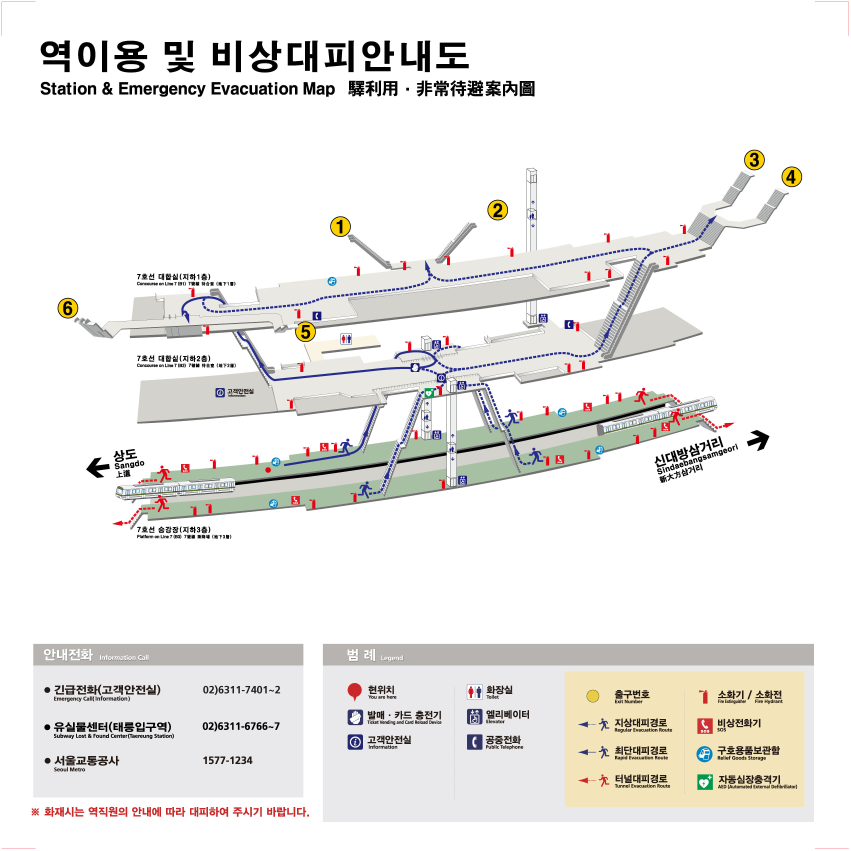
#> input picture station_indoor_map/station_image/7/장승배기.jpg, 3402 x 3402 px (shown at 1/4 size)
$ python image_check.py --image '7/장승배기.jpg'
#> lines starting #> are read from the running program, lines starting #| are printed output that depends on the picture
import argparse
import ctypes
import json
import sys
from datetime import datetime
from pathlib import Path

import cv2
import numpy as np


NODE_KIND_SHORTCUTS = {
    "1": "hall",
    "2": "stairs_start",
    "3": "stairs_end",
    "4": "elevator",
    "5": "platform",
    "6": "entrance_connection",
    "7": "information",
}

FLOOR_SHORTCUTS = {
    "1": "ground",
    "2": "B1",
    "3": "B2",
    "4": "B3",
    "5": "B4",
}

COLORS = {
    "entrance_connection": (30, 170, 60),
    "hall": (30, 90, 220),
    "stairs_start": (20, 120, 220),
    "stairs_end": (20, 80, 180),
    "elevator": (180, 80, 30),
    "platform": (170, 40, 150),
    "information": (80, 80, 80),
}


def read_image(path: Path):
    img_array = np.fromfile(str(path), np.uint8)
    img = cv2.imdecode(img_array, cv2.IMREAD_COLOR)
    if img is None:
        raise FileNotFoundError(f"이미지를 읽을 수 없습니다: {path}")
    return img


def infer_line_and_station(image_path: Path):
    line_no = image_path.parent.name
    station_name = image_path.stem
    return line_no, station_name


def default_output_path(image_path: Path, output_dir: Path) -> Path:
    line_no, station_name = infer_line_and_station(image_path)
    return output_dir / f"{line_no}_{station_name}.json"


# [4 lines left out: function is_key_down_windows, not called in this run]


def point_xy(point):
    return point["image_xy"]


# [120 lines left out: functions make_annotation, save_annotation, nearest_point_index, point_to_segment_distance_sq, nearest_edge_index, remove_point_and_edges, not called in this run]


MIN_ZOOM = 1.0
MAX_ZOOM = 12.0
ZOOM_FACTOR = 1.25


# [4 lines left out: function clamp_view_origin, not called in this run]


def view_size(display_w, display_h, scale):
    return display_w / scale, display_h / scale


# [6 lines left out: function mouse_wheel_delta, not called in this run]


def render_view(img, display_w, display_h, scale, origin_x, origin_y):
    image_h, image_w = img.shape[:2]
    crop_w, crop_h = view_size(display_w, display_h, scale)
    end_x = min(int(np.ceil(origin_x + crop_w)), image_w)
    end_y = min(int(np.ceil(origin_y + crop_h)), image_h)
    crop = img[int(origin_y):end_y, int(origin_x):end_x]
    interpolation = cv2.INTER_LINEAR if scale > 1.0 else cv2.INTER_AREA
    return cv2.resize(crop, (display_w, display_h), interpolation=interpolation)


def draw_overlay(
    display_img,
    points,
    edges,
    scale,
    origin_x=0.0,
    origin_y=0.0,
    edge_mode=False,
    delete_mode=False,
    selected_idx=None,
    current_kind="hall",
    current_floor=None,
    floor_shortcut_pending=False,
):
    canvas = display_img.copy()
    for from_idx, to_idx in edges:
        if from_idx >= len(points) or to_idx >= len(points):
            continue
        start_x, start_y = point_xy(points[from_idx])
        end_x, end_y = point_xy(points[to_idx])
        x1 = int((start_x - origin_x) * scale)
        y1 = int((start_y - origin_y) * scale)
        x2 = int((end_x - origin_x) * scale)
        y2 = int((end_y - origin_y) * scale)
        cv2.line(canvas, (x1, y1), (x2, y2), (255, 0, 0), 2, cv2.LINE_AA)

    for idx, point in enumerate(points, start=1):
        original_x, original_y = point_xy(point)
        x = int((original_x - origin_x) * scale)
        y = int((original_y - origin_y) * scale)
        color = COLORS.get(point["kind"], (0, 0, 255))
        cv2.circle(canvas, (x, y), 6, color, -1, cv2.LINE_AA)
        cv2.circle(canvas, (x, y), 8, (255, 255, 255), 1, cv2.LINE_AA)
        label = f"{idx}:{point['kind']}"
        if point.get("entrance_no"):
            label = f"{label} exit {point['entrance_no']}"
        cv2.putText(
            canvas,
            label,
            (x + 7, y - 7),
            cv2.FONT_HERSHEY_SIMPLEX,
            0.45,
            color,
            2,
            cv2.LINE_AA,
        )
    if delete_mode:
        mode_text = "DELETE MODE"
        click_text = "L-click:delete node/edge"
    elif edge_mode:
        mode_text = "EDGE MODE"
        click_text = "L-click:select"
    else:
        mode_text = "NODE MODE"
        click_text = "L-click:add"
    help_text = f"{mode_text}  {click_text}  +/-:zoom  arrows/IJKL:pan  0:reset  S:save"
    floor_text = current_floor or "-"
    select_text = "FLOOR HOTKEY: press 1-5" if floor_shortcut_pending else f"TYPE {current_kind}  FLOOR {floor_text}"
    cv2.rectangle(canvas, (10, 10), (960, 72), (255, 255, 255), -1)
    cv2.putText(
        canvas,
        help_text,
        (18, 33),
        cv2.FONT_HERSHEY_SIMPLEX,
        0.65,
        (20, 20, 20),
        2,
        cv2.LINE_AA,
    )
    cv2.putText(
        canvas,
        select_text,
        (18, 60),
        cv2.FONT_HERSHEY_SIMPLEX,
        0.58,
        COLORS.get(current_kind, (20, 20, 20)),
        2,
        cv2.LINE_AA,
    )
    if selected_idx is not None and selected_idx < len(points):
        selected_x, selected_y = point_xy(points[selected_idx])
        x = int((selected_x - origin_x) * scale)
        y = int((selected_y - origin_y) * scale)
        cv2.circle(canvas, (x, y), 11, (0, 255, 255), 3, cv2.LINE_AA)
    return canvas


def main():
    parser = argparse.ArgumentParser(description="Click image coordinates and save them as an annotation JSON.")
    parser.add_argument("--image", required=True, help="Image path to open, e.g. station_image/7/장승배기.jpg")
    parser.add_argument("--output-dir", default="annotations/clicked", help="Directory for auto-named annotation JSON.")
    parser.add_argument("--output", help="Optional explicit output JSON path.")
    parser.add_argument("--floor", help="Optional initial floor for clicked nodes, e.g. B2.")
    parser.add_argument("--max-width", type=int, default=1960)
    parser.add_argument("--max-height", type=int, default=1080)
    args = parser.parse_args()

    image_path = Path(args.image)
    output_path = Path(args.output) if args.output else default_output_path(image_path, Path(args.output_dir))

    img = read_image(image_path)
#> in read_image, img is the input picture: shape (3402, 3402, 3); mean B, G, R 232.5, 234.9, 236
    h, w = img.shape[:2]
#> h = 3402; w = 3402
    base_scale = min(args.max_width / w, args.max_height / h, 1.0)
#> base_scale = 0.317
    display_w = int(w * base_scale)
#> display_w = 1080
    display_h = int(h * base_scale)
#> display_h = 1080
    zoom = MIN_ZOOM
    origin_x = 0.0
    origin_y = 0.0

    points: list[dict] = []
    edges: list[tuple[int, int]] = []
    edge_mode = False
    delete_mode = False
    selected_idx = None
    current_kind = "hall"
    current_floor = args.floor
    floor_shortcut_pending = False
    window_name = f"image_check: {image_path.name}"

    def refresh():
        scale = base_scale * zoom
        display_img = render_view(img, display_w, display_h, scale, origin_x, origin_y)
        cv2.imshow(
            window_name,
            draw_overlay(
                display_img,
                points,
                edges,
                scale,
                origin_x,
                origin_y,
                edge_mode,
                delete_mode,
                selected_idx,
                current_kind,
                current_floor,
                floor_shortcut_pending,
            ),
        )

    # [156 lines left out: functions set_zoom, pan, reset_view, save_current, new_point, connect_last_two and 2 more, not called in this run]

    print(f"[IMAGE] {image_path}")
    print(f"[OUTPUT] {output_path}")
    print("[KEYS] left-click add node, hold e + left-click add and connect, e connect last two nodes, a toggle edge mode, d toggle delete mode, right-click/backspace undo, s save, c clear, q/esc quit")
    print("[TYPE] 1 hall, 2 stairs_start, 3 stairs_end, 4 elevator, 5 platform, 6 entrance_connection, 7 information")
    print("[FLOOR] press f then 1 ground, 2 B1, 3 B2, 4 B3, 5 B4")
    print("[VIEW] mouse wheel or +/- zoom, arrows/IJKL pan, 0 reset view")

    cv2.imshow(window_name, render_view(img, display_w, display_h, base_scale, origin_x, origin_y))
#> in render_view, `return cv2.resize(crop, (display_w, display_h), interpolation=interpol..`:
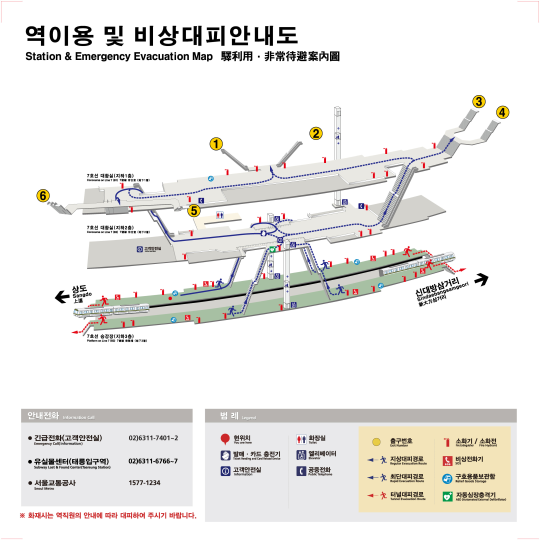
#> returned value: shape (1080, 1080, 3) (shown at 1/2 size); mean of channels 0, 1, 2 232.5, 234.9, 236.1; drawn as B, G, R
    cv2.setMouseCallback(window_name, mouse_callback)
    refresh()
#> in draw_overlay, `cv2.putText( canvas, select_text, (18, 60), cv2.FONT_HERSHEY_SIMPLEX, ..`:
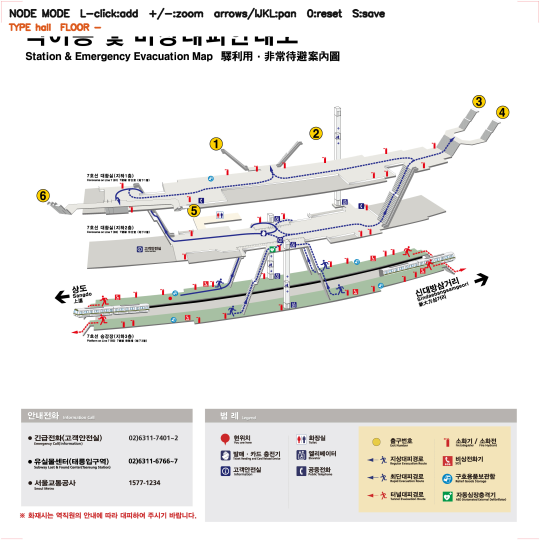
#> canvas: shape (1080, 1080, 3) (shown at 1/2 size); mean B, G, R 232.2, 234.7, 236

    while True:
        key = cv2.waitKeyEx(0)
#> (key q is pressed here)
#> key = 113
        key_char = chr(key) if 0 <= key < 256 else ""
#> key_char = 'q'
        if key in (ord("q"), 27):
            break
        if floor_shortcut_pending and key_char in FLOOR_SHORTCUTS:
            current_floor = FLOOR_SHORTCUTS[key_char]
            floor_shortcut_pending = False
            print(f"[FLOOR] {current_floor}")
            refresh()
            continue
        if floor_shortcut_pending:
            floor_shortcut_pending = False
            print("[FLOOR] selection canceled")
            refresh()
        if key in (ord("s"), ord("S")):
            save_current()
        elif key in (ord("a"), ord("A")):
            edge_mode = not edge_mode
            delete_mode = False
            selected_idx = None
            print(f"[MODE] {'edge' if edge_mode else 'node'}")
            refresh()
        elif key in (ord("d"), ord("D")):
            delete_mode = not delete_mode
            edge_mode = False
            selected_idx = None
            print(f"[MODE] {'delete' if delete_mode else 'node'}")
            refresh()
        elif key in (ord("e"), ord("E")):
            connect_last_two()
        elif key in (ord("c"), ord("C")):
            points.clear()
            edges.clear()
            selected_idx = None
            print("[CLEAR]")
            refresh()
        elif key in (8, 127) and points:
            removed_idx = len(points) - 1
            removed, _ = remove_point_and_edges(points, edges, removed_idx)
            if selected_idx == removed_idx:
                selected_idx = None
            removed_x, removed_y = point_xy(removed)
            print(f"[UNDO] kind={removed['kind']} x={removed_x}, y={removed_y}")
            refresh()
        elif key_char in NODE_KIND_SHORTCUTS:
            current_kind = NODE_KIND_SHORTCUTS[key_char]
            print(f"[TYPE] {current_kind}")
            refresh()
        elif key in (ord("f"), ord("F")):
            floor_shortcut_pending = True
            print("[FLOOR] press 1 ground, 2 B1, 3 B2, 4 B3, or 5 B4")
            refresh()
        elif key in (ord("+"), ord("=")):
            set_zoom(zoom * ZOOM_FACTOR)
        elif key in (ord("-"), ord("_")):
            set_zoom(zoom / ZOOM_FACTOR)
        elif key in (ord("0"),):
            reset_view()
        elif key in (ord("i"), ord("I"), 2490368):
            pan(0, -view_size(display_w, display_h, base_scale * zoom)[1] * 0.15)
        elif key in (ord("k"), ord("K"), 2621440):
            pan(0, view_size(display_w, display_h, base_scale * zoom)[1] * 0.15)
        elif key in (ord("j"), ord("J"), 2424832):
            pan(-view_size(display_w, display_h, base_scale * zoom)[0] * 0.15, 0)
        elif key in (ord("l"), ord("L"), 2555904):
            pan(view_size(display_w, display_h, base_scale * zoom)[0] * 0.15, 0)

    cv2.destroyAllWindows()


if __name__ == "__main__":
    main()

$ run again, with station_indoor_map/station_image/7/가산디지털단지.jpg copied over station_indoor_map/station_image/7/장승배기.jpg
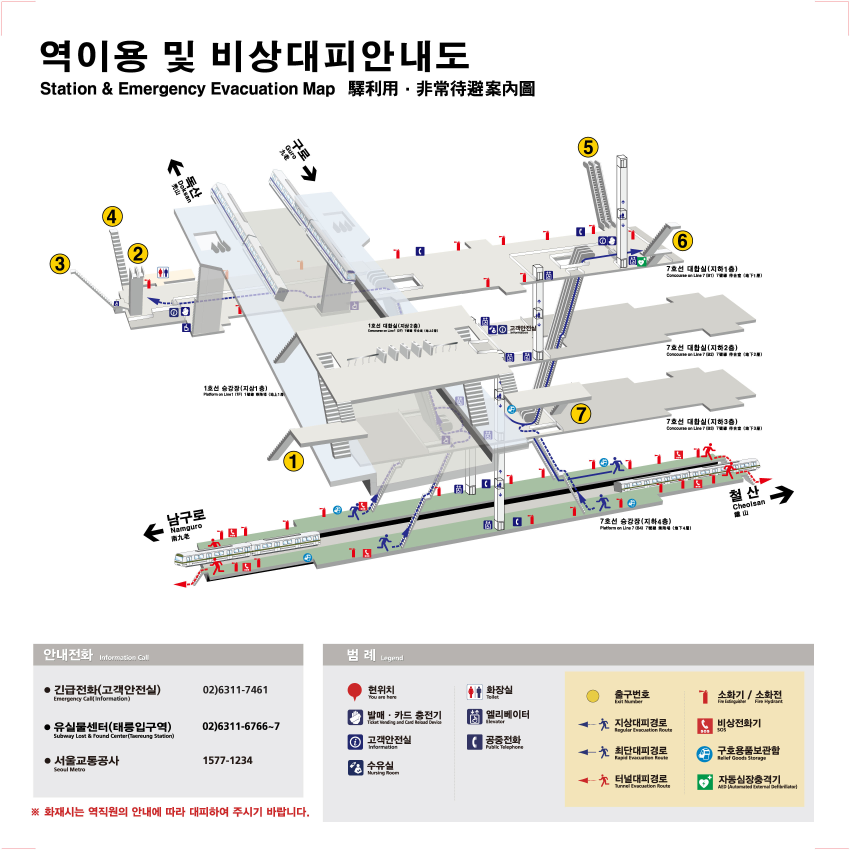
#> input picture station_indoor_map/station_image/7/가산디지털단지.jpg, 3402 x 3402 px (shown at 1/4 size)
#> in read_image, img is the input picture: shape (3402, 3402, 3); mean B, G, R 230.2, 232.5, 233.6
#> in render_view, `return cv2.resize(crop, (display_w, display_h), interpolation=interpol..`:
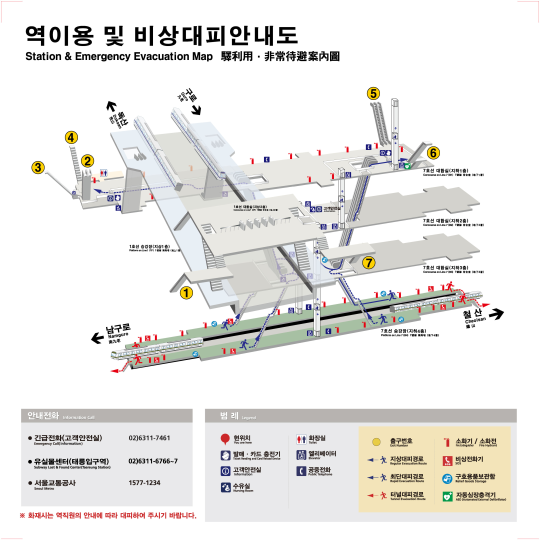
#> returned value: shape (1080, 1080, 3) (shown at 1/2 size); mean of channels 0, 1, 2 230.2, 232.5, 233.6; drawn as B, G, R
#> in draw_overlay, `cv2.putText( canvas, select_text, (18, 60), cv2.FONT_HERSHEY_SIMPLEX, ..`:
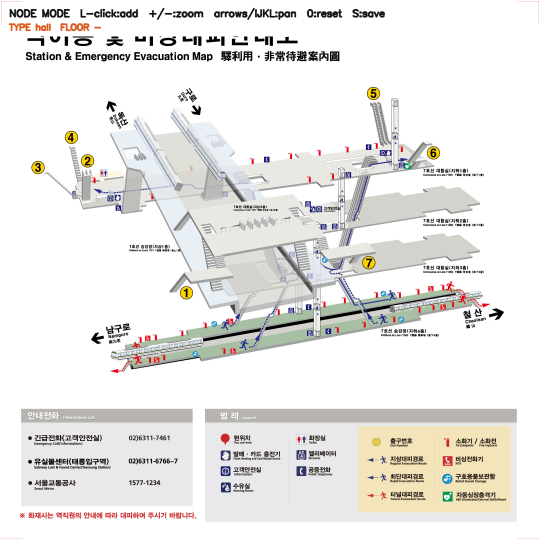
#> canvas: shape (1080, 1080, 3) (shown at 1/2 size); mean B, G, R 229.9, 232.3, 233.5
#> key = 113
#> key_char = 'q'

$ run again, with station_indoor_map/station_image/7/건대입구.jpg copied over station_indoor_map/station_image/7/장승배기.jpg
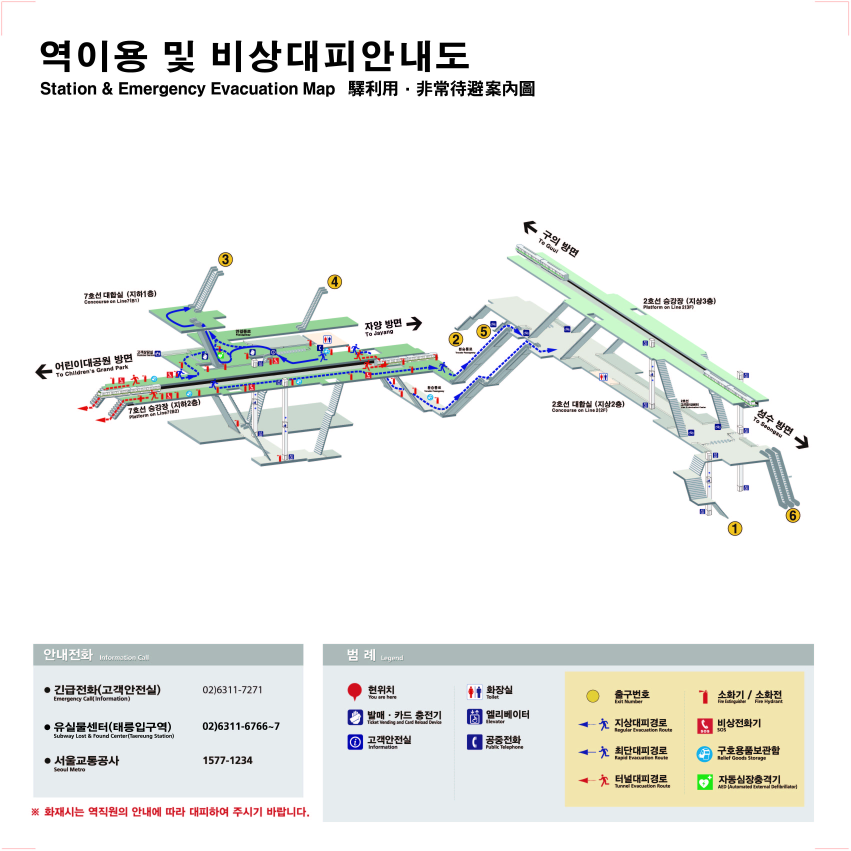
#> input picture station_indoor_map/station_image/7/건대입구.jpg, 3402 x 3402 px (shown at 1/4 size)
#> in read_image, img is the input picture: shape (3402, 3402, 3); mean B, G, R 236.4, 238.8, 237.7
#> in render_view, `return cv2.resize(crop, (display_w, display_h), interpolation=interpol..`:
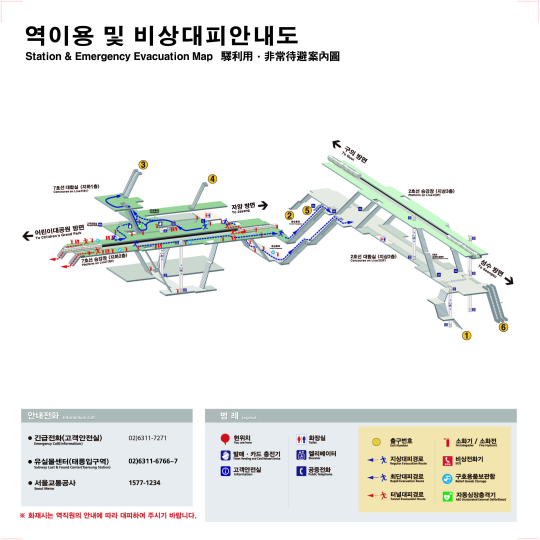
#> returned value: shape (1080, 1080, 3) (shown at 1/2 size); mean of channels 0, 1, 2 236.4, 238.8, 237.7; drawn as B, G, R
#> in draw_overlay, `cv2.putText( canvas, select_text, (18, 60), cv2.FONT_HERSHEY_SIMPLEX, ..`:
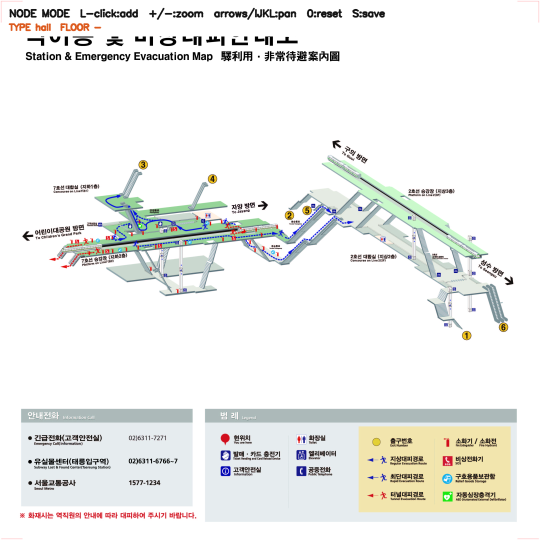
#> canvas: shape (1080, 1080, 3) (shown at 1/2 size); mean B, G, R 236.1, 238.6, 237.6
#> key = 113
#> key_char = 'q'

$ run again, with station_indoor_map/station_image/7/고속터미널.jpg copied over station_indoor_map/station_image/7/장승배기.jpg
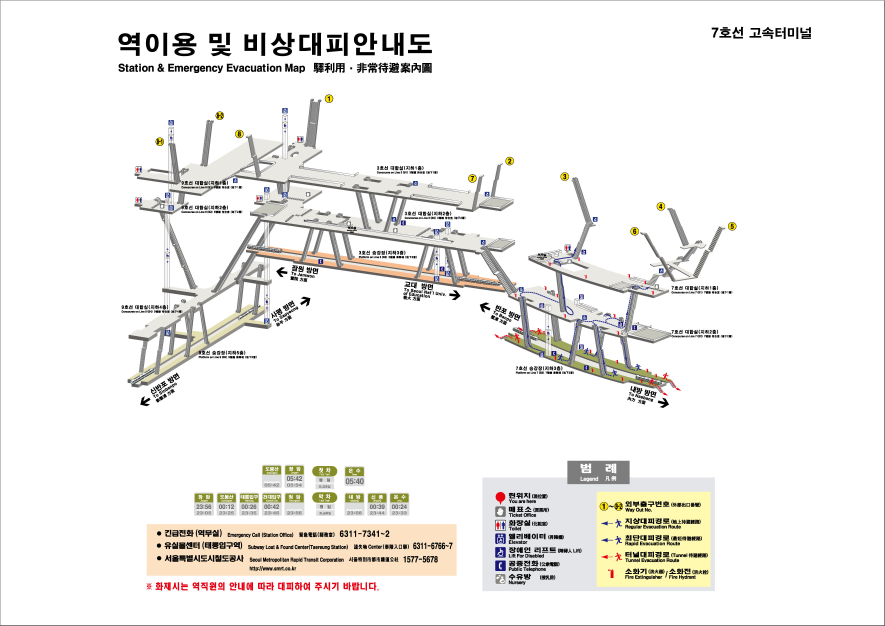
#> input picture station_indoor_map/station_image/7/고속터미널.jpg, 3538 x 2502 px (shown at 1/4 size)
#> in read_image, img is the input picture: shape (2502, 3538, 3); mean B, G, R 237, 239.7, 241
#> in render_view, `return cv2.resize(crop, (display_w, display_h), interpolation=interpol..`:
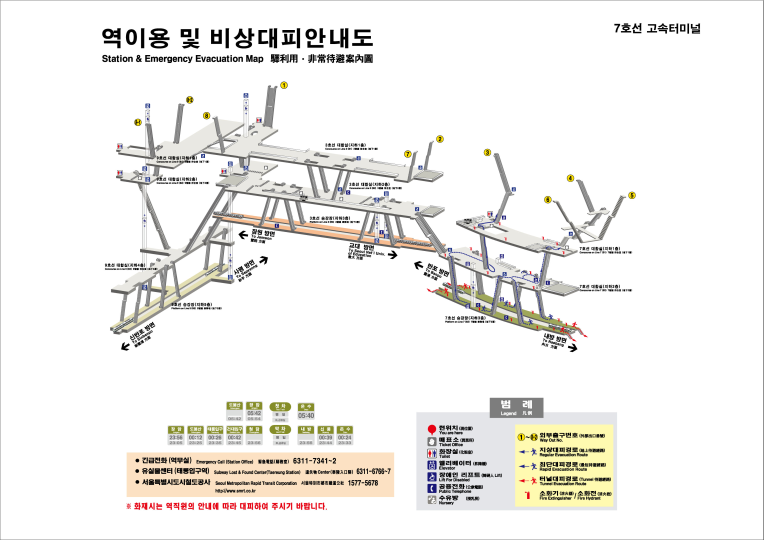
#> returned value: shape (1080, 1527, 3) (shown at 1/2 size); mean of channels 0, 1, 2 237, 239.7, 241; drawn as B, G, R
#> in draw_overlay, `cv2.putText( canvas, select_text, (18, 60), cv2.FONT_HERSHEY_SIMPLEX, ..`:
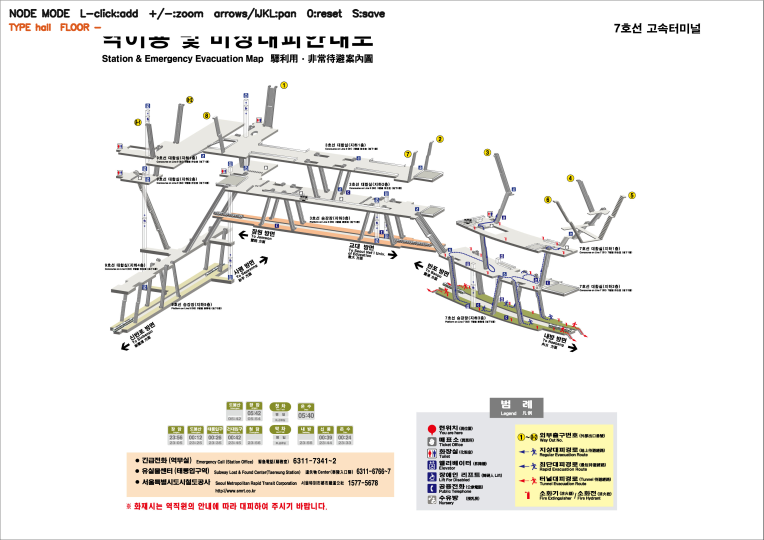
#> canvas: shape (1080, 1527, 3) (shown at 1/2 size); mean B, G, R 236.6, 239.3, 240.8
#> key = 113
#> key_char = 'q'
